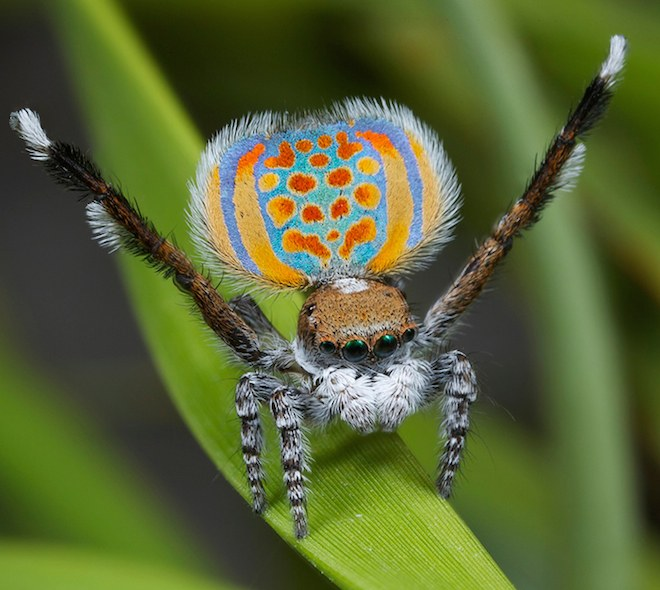
#> input picture figure/preprocessing_alg_examples/peacock_spider.jpg, 660 x 590 px; its folder holds 2 pictures in this run
$ python masking.py
#> lines starting #> are read from the running program, lines starting #| are printed output that depends on the picture
import cv2

from my_globals import image_path, image_name, image_dir, dest_dir, image_suffix

#print('Masking ', image_path)

img = cv2.imread(image_path)
#> img is the input picture: shape (590, 660, 3); mean B, G, R 54.4, 101.4, 89.5
mask = cv2.imread(dest_dir + 'mask.jpg')
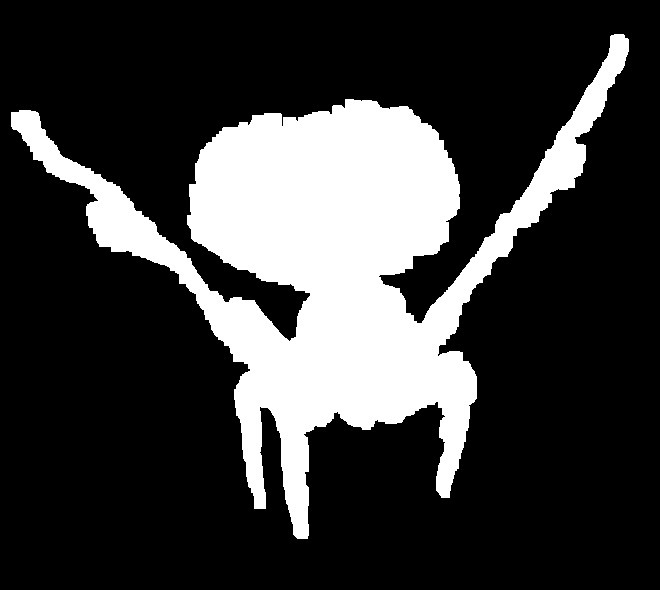
#> input picture figure/preprocessing_alg_examples/WIP_processing/mask.jpg, 660 x 590 px
#> mask is the input picture: shape (590, 660, 3); min 0, max 255, mean 58.9

masked = cv2.bitwise_and(img, mask)
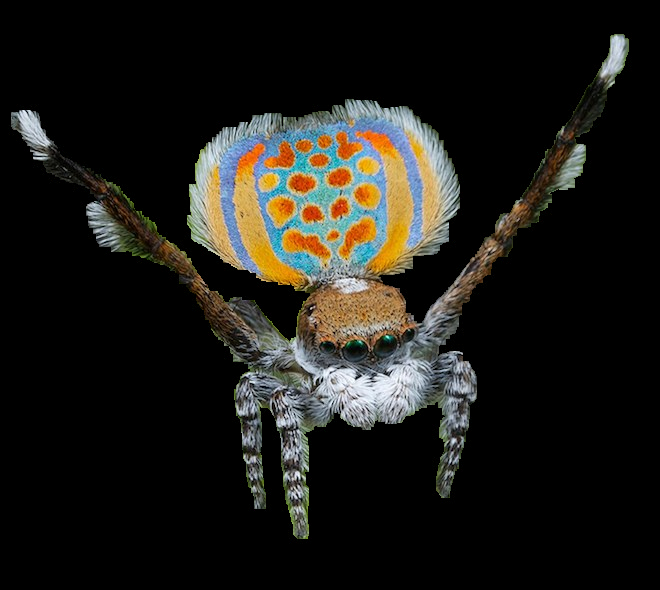
#> masked: shape (590, 660, 3); mean B, G, R 24.4, 28.7, 29.8
save_path = dest_dir +  'masked' + image_suffix
cv2.imwrite(save_path, masked)
print('Masked saved in ', save_path)
